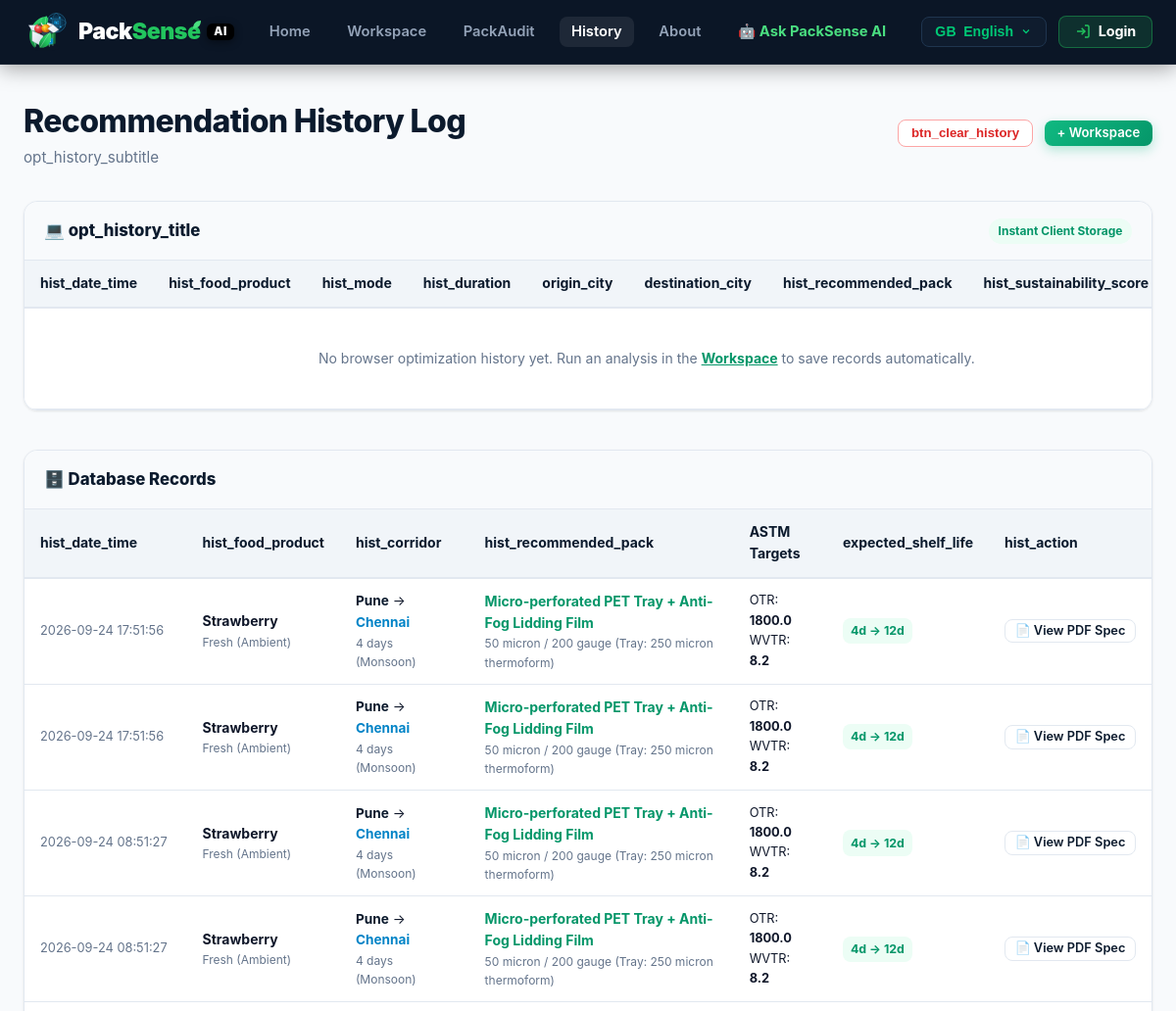
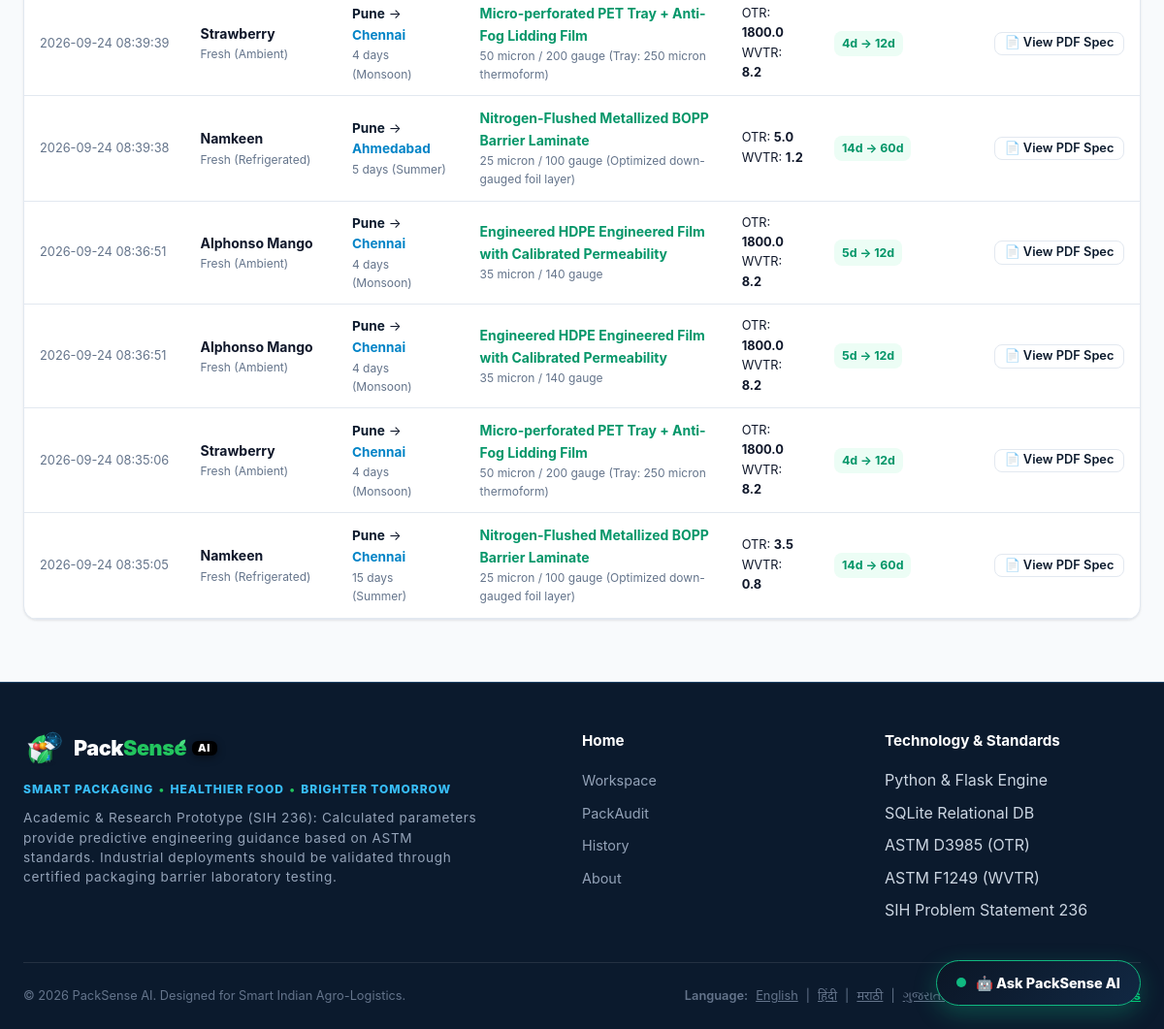
The app's page /history with its own data (2 pictures, top to bottom).
### tables this page shows
CREATE TABLE recommendations (
    id INTEGER PRIMARY KEY AUTOINCREMENT,
    analysis_id INTEGER NOT NULL UNIQUE,
    primary_material TEXT NOT NULL,
    material_configuration TEXT NOT NULL,
    optimized_gauge TEXT NOT NULL,
    packaging_type TEXT NOT NULL,
    otr_target REAL NOT NULL,
    wvtr_target REAL NOT NULL,
    map_o2 REAL NOT NULL,
    map_co2 REAL NOT NULL,
    map_n2 REAL NOT NULL,
    bio_alternative_1 TEXT,
    bio_alternative_2 TEXT,
    shelf_life_original INTEGER NOT NULL,
    shelf_life_extended INTEGER NOT NULL,
    shelf_life_extension_pct INTEGER NOT NULL,
    sustainability_score REAL NOT NULL,
    unit_cost_inr REAL NOT NULL,
    plastic_reduction_pct INTEGER NOT NULL,
    carbon_impact TEXT NOT NULL,
    climate_stress_score INTEGER NOT NULL,
    humidity_risk_score INTEGER NOT NULL,
    temperature_risk_score INTEGER NOT NULL,
    transit_risk_score INTEGER NOT NULL,
    smart_insight TEXT NOT NULL,
    created_at TIMESTAMP DEFAULT CURRENT_TIMESTAMP,
    FOREIGN KEY(analysis_id) REFERENCES analyses(id) ON DELETE CASCADE
);

CREATE TABLE analyses (
    id INTEGER PRIMARY KEY AUTOINCREMENT,
    user_id INTEGER,
    mode TEXT NOT NULL, -- farmer, industry
    food_name TEXT NOT NULL,
    condition TEXT NOT NULL,
    storage_duration INTEGER NOT NULL,
    storage_type TEXT NOT NULL, -- Ambient, Refrigerated, Cold Storage
    origin TEXT NOT NULL,
    destination TEXT NOT NULL,
    transport_mode TEXT NOT NULL,
    transit_days INTEGER NOT NULL,
    season TEXT NOT NULL,
    storage_temp REAL,
    relative_humidity REAL,
    -- Industry mode specific parameters
    initial_moisture REAL,
    free_fat REAL,
    target_gas TEXT,
    created_at TIMESTAMP DEFAULT CURRENT_TIMESTAMP,
    FOREIGN KEY(user_id) REFERENCES users(id) ON DELETE SET NULL
);

### app.py (the view)
@app.route("/history")
def history():
    conn = get_db_connection()
    user_id = session.get("user_id")
    if user_id:
        rows = conn.execute("""
            SELECT a.id, a.food_name, a.condition, a.storage_type, a.storage_duration,
                   a.origin, a.destination, a.transport_mode, a.transit_days, a.season, a.created_at,
                   r.primary_material, r.optimized_gauge, r.packaging_type, r.otr_target, r.wvtr_target,
                   r.shelf_life_original, r.shelf_life_extended, r.shelf_life_extension_pct,
                   r.sustainability_score, r.unit_cost_inr
            FROM analyses a
            JOIN recommendations r ON a.id = r.analysis_id
            WHERE a.user_id = ?
            ORDER BY a.id DESC
        """, (user_id,)).fetchall()
    else:
        rows = conn.execute("""
            SELECT a.id, a.food_name, a.condition, a.storage_type, a.storage_duration,
                   a.origin, a.destination, a.transport_mode, a.transit_days, a.season, a.created_at,
                   r.primary_material, r.optimized_gauge, r.packaging_type, r.otr_target, r.wvtr_target,
                   r.shelf_life_original, r.shelf_life_extended, r.shelf_life_extension_pct,
                   r.sustainability_score, r.unit_cost_inr
            FROM analyses a
            JOIN recommendations r ON a.id = r.analysis_id
            ORDER BY a.id DESC LIMIT 25
        """).fetchall()
    conn.close()
    analyses = [dict(r) for r in rows]
    return render_template("history.html", analyses=analyses)

### ai/knowledge_base.py (called while the page is built)
def get_db_connection():
    conn = sqlite3.connect(DB_PATH)
    conn.row_factory = sqlite3.Row
    return conn

### ai/translations.py (called while the page is built)
def get_translation(key, lang="en"):
    if not lang or lang not in TRANSLATIONS:
        lang = "en"
    lang_dict = TRANSLATIONS.get(lang, TRANSLATIONS["en"])
    return lang_dict.get(key, TRANSLATIONS["en"].get(key, key))

### app.py (called while the page is built, shortened)
def get_current_lang():
    param_lang = request.args.get("lang")
    if param_lang and param_lang in SUPPORTED_LANGUAGES:
        return param_lang
    if request.form:
        form_lang = request.form.get("lang")
        if form_lang and form_lang in SUPPORTED_LANGUAGES:
            return form_lang
    current = session.get("lang") or request.cookies.get("packsense_lang") or "en"
    return current if current in SUPPORTED_LANGUAGES else "en"

@app.context_processor
def inject_global_utilities():
    current_lang = get_current_lang()
    session["lang"] = current_lang
    def t(key):
        return get_translation(key, current_lang)
    user_id = session.get("user_id") or request.cookies.get("packsense_user_id")
    user = None
    operating_mode = session.get("operating_mode") or request.cookies.get("packsense_mode") or (user.get("mode") if user else "farmer") or "farmer"
    if user:
        user["mode"] = operating_mode
        user["role"] = operating_mode
    current_lang_info = SUPPORTED_LANGUAGES.get(current_lang, SUPPORTED_LANGUAGES["en"])
    return {
        "t": t,
        "current_user": user,
        "active_lang": current_lang,
        "current_lang_info": current_lang_info,
        "supported_languages": SUPPORTED_LANGUAGES,
        "operating_mode": operating_mode
    }

### templates/history.html (shortened to what this page needs)
{% extends "base.html" %}
{% block content %}
<div style="max-width: 1200px; margin: 2rem auto 4rem; padding: 0 1.5rem;">
  <div style="display: flex; justify-content: space-between; align-items: center; margin-bottom: 2rem; flex-wrap: wrap; gap: 1rem;">
    <div>
      <h1 style="font-size: 2rem; font-weight: 800; color: var(--deep-navy); letter-spacing: -0.02em;">
        {{ t('history_title') }}
      </h1>
      <p style="color: var(--text-muted); font-size: 0.95rem;">
        {{ t('opt_history_subtitle') }}
      </p>
    </div>
    <div style="display: flex; gap: 0.75rem; align-items: center;">
      <button type="button" class="btn btn-outline btn-sm" id="clearAllHistBtn" style="color: #dc2626; border-color: #fca5a5; font-weight: 700; transition: all 0.2s ease;" onclick="clearAllHistory(this)">
        {{ t('btn_clear_history') }}
      </button>
      <a href="{{ url_for('workspace', lang=active_lang) }}" class="btn btn-primary btn-sm">
        + {{ t('nav_workspace') }}
      </a>
    </div>
  </div>
  <div style="background: white; border: 1.5px solid var(--border-card); border-radius: var(--radius-md); box-shadow: var(--shadow-sm); overflow-x: auto; margin-bottom: 2.5rem;">
    <div style="padding: 1rem 1.25rem; border-bottom: 1px solid var(--border-card); background: #f8fafc; display: flex; justify-content: space-between; align-items: center;">
      <h3 style="font-size: 1.05rem; font-weight: 800; color: var(--deep-navy); margin: 0; display: flex; align-items: center; gap: 0.5rem;">
        💻 {{ t('opt_history_title') }}
      </h3>
      <span style="font-size: 0.75rem; background: #ecfdf5; color: #059669; font-weight: 700; padding: 0.2rem 0.6rem; border-radius: 999px;">
        Instant Client Storage
      </span>
    </div>
    <table class="comp-table" id="clientHistoryTable">
      <thead>
        <tr>
          <th>{{ t('hist_date_time') }}</th>
          <th>{{ t('hist_food_product') }}</th>
          <th>{{ t('hist_mode') }}</th>
          <th>{{ t('hist_duration') }}</th>
          <th>{{ t('origin_city') }}</th>
          <th>{{ t('destination_city') }}</th>
          <th>{{ t('hist_recommended_pack') }}</th>
          <th>{{ t('hist_sustainability_score') }}</th>
        </tr>
      </thead>
      <tbody id="clientHistoryTbody">
      </tbody>
    </table>
  </div>
  {% if analyses %}
  <div style="background: white; border: 1px solid var(--border-card); border-radius: var(--radius-md); box-shadow: var(--shadow-sm); overflow-x: auto;">
    <div style="padding: 1rem 1.25rem; border-bottom: 1px solid var(--border-card); background: #f8fafc;">
      <h3 style="font-size: 1.05rem; font-weight: 800; color: var(--deep-navy); margin: 0;">
        🗄️ Database Records
      </h3>
    </div>
    <table class="comp-table">
      <thead>
        <tr>
          <th>{{ t('hist_date_time') }}</th>
          <th>{{ t('hist_food_product') }}</th>
          <th>{{ t('hist_corridor') }}</th>
          <th>{{ t('hist_recommended_pack') }}</th>
          <th>ASTM Targets</th>
          <th>{{ t('expected_shelf_life') }}</th>
          <th>{{ t('hist_action') }}</th>
        </tr>
      </thead>
      <tbody>
        {% for a in analyses %}
          <tr>
            <td style="font-size: 0.8rem; color: var(--text-muted); white-space: nowrap;">
              {{ a.created_at }}
            </td>
            <td>
              <strong>{{ a.food_name }}</strong>
              <span style="font-size: 0.75rem; color: var(--text-muted); display: block;">{{ a.condition }} ({{ a.storage_type }})</span>
            </td>
            <td style="font-size: 0.85rem;">
              <span style="font-weight: 700; color: var(--deep-navy);">{{ a.origin }}</span> → <span style="font-weight: 700; color: #0284c7;">{{ a.destination }}</span>
              <span style="font-size: 0.75rem; color: var(--text-muted); display: block;">{{ a.transit_days }} {{ t('days') }} ({{ a.season }})</span>
            </td>
            <td>
              <span style="font-weight: 700; color: var(--primary-green-dark);">{{ a.primary_material }}</span>
              <span style="font-size: 0.75rem; color: var(--text-muted); display: block;">{{ a.optimized_gauge }}</span>
            </td>
            <td style="font-size: 0.8rem;">
              <div>OTR: <strong>{{ a.otr_target }}</strong></div>
              <div>WVTR: <strong>{{ a.wvtr_target }}</strong></div>
            </td>
            <td>
              <span class="badge-gain">{{ a.shelf_life_original }}d → {{ a.shelf_life_extended }}d</span>
            </td>
            <td style="white-space: nowrap;">
              <div style="display: flex; gap: 0.4rem; align-items: center;">
                <a href="{{ url_for('view_recommendation', analysis_id=a.id, lang=active_lang) }}" class="btn btn-outline btn-sm" style="padding: 0.3rem 0.6rem; font-size: 0.8rem;">
                  📄 View PDF Spec
                </a>
              </div>
            </td>
          </tr>
        {% endfor %}
      </tbody>
    </table>
  </div>
  {% endif %}
</div>
{% endblock %}

### static/css/style.css (style rules this page uses)
:root { --primary-green: #10b981; --primary-green-dark: #059669; --primary-green-light: #ecfdf5; --primary-green-border: #a7f3d0; --deep-navy: #0b1a2d; --navy-surface: #0f2438; --navy-card: #132d47; --navy-border: #1e4265; --navy-accent: #2563eb; --cyan-glow: #06b6d4; --bg-page: #f8fafc; --bg-card: #ffffff; --bg-card-subtle: #f1f5f9; --border-card: #e2e8f0; --text-main: #0f172a; --text-muted: #64748b; --text-light: #94a3b8; --text-inverse: #f8fafc; --font-sans: 'Inter', -apple-system, BlinkMacSystemFont, 'Segoe UI', Roboto, 'Noto Sans Devanagari', sans-serif; --radius-sm: 8px; --radius-md: 14px; --radius-lg: 20px; --radius-full: 9999px; --shadow-sm: 0 1px 3px rgba(0,0,0,0.06), 0 1px 2px rgba(0,0,0,0.04); --shadow-md: 0 4px 14px rgba(15, 23, 42, 0.08); --shadow-lg: 0 10px 25px -3px rgba(15, 23, 42, 0.1), 0 4px 6px -2px rgba(15, 23, 42, 0.05); --shadow-glow: 0 0 25px rgba(16, 185, 129, 0.25); --shadow-ai-card: 0 15px 35px rgba(11, 26, 45, 0.25); }
* { box-sizing: border-box; margin: 0; padding: 0; }
body { font-family: var(--font-sans); background-color: var(--bg-page); color: var(--text-main); line-height: 1.6; min-height: 100vh; display: flex; flex-direction: column; }
.btn { display: inline-flex; align-items: center; justify-content: center; gap: 0.5rem; font-size: 0.95rem; font-weight: 600; padding: 0.65rem 1.3rem; border-radius: var(--radius-md); border: none; cursor: pointer; text-decoration: none; transition: all 0.25s ease; line-height: 1; }
.btn-primary { background: linear-gradient(135deg, #10b981, #059669); color: white; box-shadow: 0 4px 12px rgba(16, 185, 129, 0.3); }
.btn-outline { background: white; color: var(--deep-navy); border: 1px solid var(--border-card); }
.btn-sm { font-size: 0.825rem; padding: 0.4rem 0.8rem; border-radius: var(--radius-sm); }
.comp-table { width: 100%; border-collapse: collapse; font-size: 0.875rem; }
.comp-table th { background: var(--bg-card-subtle); padding: 0.75rem 1rem; text-align: left; font-weight: 700; color: var(--deep-navy); border-bottom: 2px solid var(--border-card); }
.comp-table td { padding: 0.75rem 1rem; border-bottom: 1px solid var(--border-card); color: var(--text-main); }
.badge-gain { background: var(--primary-green-light); color: var(--primary-green-dark); font-weight: 700; padding: 0.2rem 0.5rem; border-radius: var(--radius-sm); font-size: 0.775rem; display: inline-block; }

### packsense-chatbot/chatbot.css (style rules this page uses)
:root { --chat-primary: #10b981; --chat-primary-dark: #059669; --chat-primary-light: #ecfdf5; --chat-accent: #0284c7; --chat-accent-dark: #0369a1; --chat-accent-light: #e0f2fe; --chat-navy: #0b1626; --chat-navy-card: #112843; --chat-border: #e2e8f0; --chat-text: #0f172a; --chat-text-muted: #64748b; --chat-bg: #f8fafc; --chat-radius: 16px; --chat-shadow: 0 10px 30px rgba(0, 0, 0, 0.08); }

### records on screen
recommendations: created_at "2026-09-24 17:51:56", food_name "Strawberry", condition "Fresh", storage_type "Ambient", origin "Pune", destination "Chennai", transit_days "4", t "days", season "Monsoon", primary_material "Micro-perforated PET Tray + Anti-Fog Lidding Film", optimized_gauge "50 micron / 200 gauge (Tray: 250 micron thermoform)", otr_target "1800.0", wvtr_target "8.2", shelf_life_original "4", shelf_life_extended "12"
recommendations: created_at "2026-09-24 17:51:56", food_name "Strawberry", condition "Fresh", storage_type "Ambient", origin "Pune", destination "Chennai", transit_days "4", t "days", season "Monsoon", primary_material "Micro-perforated PET Tray + Anti-Fog Lidding Film", optimized_gauge "50 micron / 200 gauge (Tray: 250 micron thermoform)", otr_target "1800.0", wvtr_target "8.2", shelf_life_original "4", shelf_life_extended "12"
recommendations: created_at "2026-09-24 08:51:27", food_name "Strawberry", condition "Fresh", storage_type "Ambient", origin "Pune", destination "Chennai", transit_days "4", t "days", season "Monsoon", primary_material "Micro-perforated PET Tray + Anti-Fog Lidding Film", optimized_gauge "50 micron / 200 gauge (Tray: 250 micron thermoform)", otr_target "1800.0", wvtr_target "8.2", shelf_life_original "4", shelf_life_extended "12"
recommendations: created_at "2026-09-24 08:51:27", food_name "Strawberry", condition "Fresh", storage_type "Ambient", origin "Pune", destination "Chennai", transit_days "4", t "days", season "Monsoon", primary_material "Micro-perforated PET Tray + Anti-Fog Lidding Film", optimized_gauge "50 micron / 200 gauge (Tray: 250 micron thermoform)", otr_target "1800.0", wvtr_target "8.2", shelf_life_original "4", shelf_life_extended "12"
recommendations: created_at "2026-09-24 08:39:39", food_name "Strawberry", condition "Fresh", storage_type "Ambient", origin "Pune", destination "Chennai", transit_days "4", t "days", season "Monsoon", primary_material "Micro-perforated PET Tray + Anti-Fog Lidding Film", optimized_gauge "50 micron / 200 gauge (Tray: 250 micron thermoform)", otr_target "1800.0", wvtr_target "8.2", shelf_life_original "4", shelf_life_extended "12"
recommendations: created_at "2026-09-24 08:39:38", food_name "Namkeen", condition "Fresh", storage_type "Refrigerated", origin "Pune", destination "Ahmedabad", transit_days "5", t "days", season "Summer", primary_material "Nitrogen-Flushed Metallized BOPP Barrier Laminate", optimized_gauge "25 micron / 100 gauge (Optimized down-gauged foil layer)", otr_target "5.0", wvtr_target "1.2", shelf_life_original "14", shelf_life_extended "60"
recommendations: created_at "2026-09-24 08:36:51", food_name "Alphonso Mango", condition "Fresh", storage_type "Ambient", origin "Pune", destination "Chennai", transit_days "4", t "days", season "Monsoon", primary_material "Engineered HDPE Engineered Film with Calibrated Permeability", optimized_gauge "35 micron / 140 gauge", otr_target "1800.0", wvtr_target "8.2", shelf_life_original "5", shelf_life_extended "12"
recommendations: created_at "2026-09-24 08:36:51", food_name "Alphonso Mango", condition "Fresh", storage_type "Ambient", origin "Pune", destination "Chennai", transit_days "4", t "days", season "Monsoon", primary_material "Engineered HDPE Engineered Film with Calibrated Permeability", optimized_gauge "35 micron / 140 gauge", otr_target "1800.0", wvtr_target "8.2", shelf_life_original "5", shelf_life_extended "12"
recommendations: created_at "2026-09-24 08:35:06", food_name "Strawberry", condition "Fresh", storage_type "Ambient", origin "Pune", destination "Chennai", transit_days "4", t "days", season "Monsoon", primary_material "Micro-perforated PET Tray + Anti-Fog Lidding Film", optimized_gauge "50 micron / 200 gauge (Tray: 250 micron thermoform)", otr_target "1800.0", wvtr_target "8.2", shelf_life_original "4", shelf_life_extended "12"
recommendations: created_at "2026-09-24 08:35:05", food_name "Namkeen", condition "Fresh", storage_type "Refrigerated", origin "Pune", destination "Chennai", transit_days "15", t "days", season "Summer", primary_material "Nitrogen-Flushed Metallized BOPP Barrier Laminate", optimized_gauge "25 micron / 100 gauge (Optimized down-gauged foil layer)", otr_target "3.5", wvtr_target "0.8", shelf_life_original "14", shelf_life_extended "60"

### other values on screen
{{ t('nav_home') }} "Home"
{{ t('nav_workspace') }} "Workspace"
{{ t('nav_packaudit') }} "PackAudit"
{{ t('nav_history') }} "History"
{{ t('nav_about') }} "About"
{{ current_lang_info.country if current_lang_info else 'GB' }} "GB"
{{ current_lang_info.native if current_lang_info else 'English' }} "English"
{{ t('nav_login') }} "Login"
{{ t('history_title') }} "Recommendation History Log"
{{ t('opt_history_subtitle') }} "opt_history_subtitle"
{{ t('btn_clear_history') }} "btn_clear_history"
{{ t('opt_history_title') }} "opt_history_title"
{{ t('hist_date_time') }} "hist_date_time"
{{ t('hist_food_product') }} "hist_food_product"
{{ t('hist_mode') }} "hist_mode"
